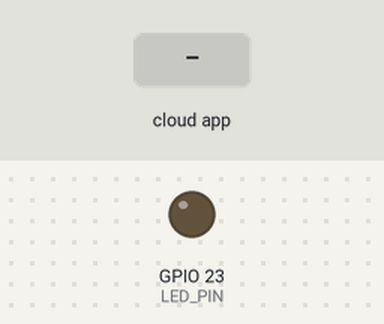
Recording of a sketch running on a simulated ESP32. Shown: output pins drawn as LEDs (lit = HIGH). The test bench sets the inputs (shaded band). WiFi joins after 1.5 s; servers stay silent unless stated; the Firebase database answers and starts empty; what the sketch prints to the serial monitor is not drawn.

Above: at 3.2 s.
3.3 s: the phone or cloud app sets led to 1
At 4.8 s:
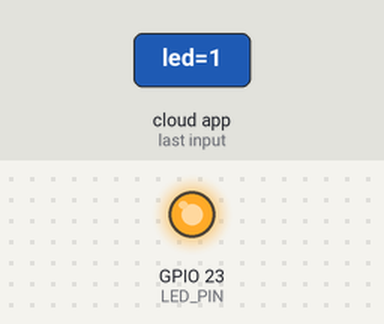
5.6 s: the phone or cloud app sets led to 0
At 7.6 s:
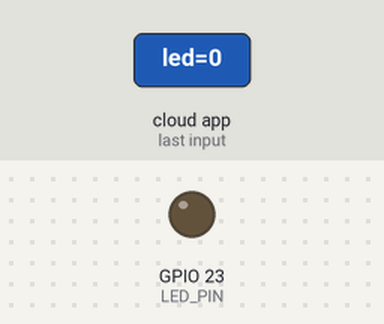
Timing chart, 0 to 9.1 s (numbered marks = the images above; inputs shaded):
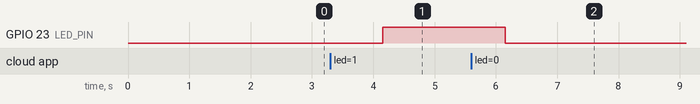

The sketch:

LedControl.ino
```cpp
/*
 * FaceLock - ESP32 LED Control
 * IT-ELDRIOD1 | Facial Recognition Locker System
 *
 * Reads one key in the Realtime Database and drives an LED from it. The app's
 * "LED control" screen writes that key; this sketch follows it.
 *
 *     phone  ->  device/led = true/false  ->  ESP32  ->  GPIO 23  ->  LED
 *
 * Neither end talks to the other directly, so the board does not have to be on
 * the same network as the phone, and nothing here needs Cloud Functions or a
 * paid Firebase plan.
 *
 * REQUIRES: "Firebase Arduino Client Library for ESP8266 and ESP32" by Mobizt
 *   Arduino IDE -> Tools -> Manage Libraries -> search "Firebase ESP Client"
 *
 * Board:      "ESP32 Dev Module"
 * Partition:  Huge APP (3MB No OTA)  - the default is too small for TLS
 *
 * WIRING
 *   GPIO 23  ->  LED long leg (anode)
 *   LED short leg (cathode)  ->  220 ohm resistor  ->  GND
 */

#include <WiFi.h>
#include <Firebase_ESP_Client.h>

// Wi-Fi credentials and the database secret live in secrets.h, which is
// gitignored. Copy secrets.example.h to secrets.h in this folder and fill it in.
#include "secrets.h"

// ----------------------- CONFIGURATION -----------------------
#define WIFI_SSID     SECRET_WIFI_SSID
#define WIFI_PASSWORD SECRET_WIFI_PASSWORD

#define DATABASE_URL "facelock-eldroid-default-rtdb.asia-southeast1.firebasedatabase.app"

// Firebase console -> Project settings -> Service accounts -> Database secrets.
// This bypasses the database rules, which is how the board reads without
// signing in - so it is a full-access password. It belongs in secrets.h only.
#define DATABASE_SECRET SECRET_DATABASE_SECRET

#define LED_PIN 23

// Some boards light the pin when it is driven LOW. If the serial log says ON
// while the LED is dark, flip this rather than rewiring.
const bool LED_ACTIVE_LOW = false;

const unsigned long POLL_INTERVAL_MS = 1000;

// ----------------------- STATE -----------------------
FirebaseData fbdo;
FirebaseAuth auth;
FirebaseConfig config;

unsigned long lastPollMs = 0;
int lastShown = -1;   // -1 = nothing read yet, so the first result always prints

// ----------------------- SETUP -----------------------
void setup() {
  Serial.begin(115200);
  delay(500);
  Serial.println("\n\n=== FaceLock LED control ===");

  pinMode(LED_PIN, OUTPUT);
  applyLed(false);

  WiFi.begin(WIFI_SSID, WIFI_PASSWORD);
  Serial.print("Connecting to Wi-Fi");
  while (WiFi.status() != WL_CONNECTED) {
    delay(500);
    Serial.print(".");
  }
  Serial.println();
  Serial.print("Connected with IP: ");
  Serial.println(WiFi.localIP());

  config.database_url = DATABASE_URL;
  config.signer.tokens.legacy_token = DATABASE_SECRET;

  Firebase.reconnectWiFi(true);

  // 1024 is not enough room for Firebase's TLS handshake - the connection
  // fails before any read happens, and every getBool() comes back with a
  // handshake error. 4096 on the receive side is the working minimum.
  fbdo.setBSSLBufferSize(4096, 1024);
  fbdo.setResponseSize(2048);

  Firebase.begin(&config, &auth);
}

// ----------------------- LOOP -----------------------
void loop() {
  // Firebase.ready() pumps the library's own token handling. Calling into
  // RTDB before it is ready fails for reasons that have nothing to do with
  // the network, so the poll waits for it.
  if (!Firebase.ready()) return;

  if (millis() - lastPollMs < POLL_INTERVAL_MS) return;
  lastPollMs = millis();

  if (Firebase.RTDB.getBool(&fbdo, "/device/led")) {
    bool ledOn = fbdo.to<bool>();
    applyLed(ledOn);
  } else {
    Serial.println("Read failed: " + fbdo.errorReason());
  }
}

// ----------------------- OUTPUT -----------------------
void applyLed(bool on) {
  digitalWrite(LED_PIN, (on != LED_ACTIVE_LOW) ? HIGH : LOW);

  // Only speak up when something actually changed - a line every second
  // buries the errors that matter.
  if (lastShown != (int)on) {
    lastShown = (int)on;
    Serial.println(on ? "device/led: true  -> LED ON" : "device/led: false -> LED OFF");
  }
}
```

secrets.example.h
```cpp
// Copy this file to secrets.h in the same folder and fill in real values.
// secrets.h is gitignored - never commit it.
#pragma once

#define SECRET_WIFI_SSID     "YOUR_WIFI_SSID"
#define SECRET_WIFI_PASSWORD "YOUR_WIFI_PASSWORD"
#define SECRET_DATABASE_SECRET "PASTE_YOUR_DATABASE_SECRET_HERE"
```

Measured:
- after the input at 3.3 s, GPIO 23 (LED_PIN): LOW → HIGH after 0.85 s
- after the input at 5.6 s, GPIO 23 (LED_PIN): HIGH → LOW after 0.55 s
